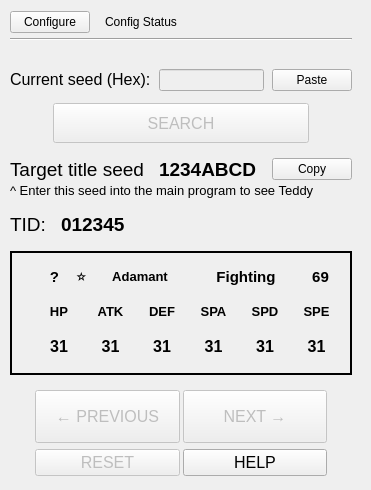
      <widget class="QWidget" name="SpeedrunTab">
       <property name="autoFillBackground">
        <bool>true</bool>
       </property>
       <attribute name="title">
        <string>Speedrun</string>
       </attribute>
       <widget class="QWidget" name="verticalLayoutWidget_2">
        <property name="geometry">
         <rect>
          <x>0</x>
          <y>0</y>
          <width>362</width>
          <height>481</height>
         </rect>
        </property>
        <layout class="QVBoxLayout" name="InputLayout">
         <property name="spacing">
          <number>15</number>
         </property>
         <property name="sizeConstraint">
          <enum>QLayout::SetDefaultConstraint</enum>
         </property>
         <property name="leftMargin">
          <number>10</number>
         </property>
         <property name="topMargin">
          <number>5</number>
         </property>
         <property name="rightMargin">
          <number>10</number>
         </property>
         <property name="bottomMargin">
          <number>5</number>
         </property>
         <item>
          <layout class="QGridLayout" name="gridLayout_2">
           <property name="topMargin">
            <number>6</number>
           </property>
           <property name="verticalSpacing">
            <number>5</number>
           </property>
           <item row="0" column="0">
            <widget class="QPushButton" name="openConfigureMenu">
             <property name="sizePolicy">
              <sizepolicy hsizetype="Preferred" vsizetype="Preferred">
               <horstretch>0</horstretch>
               <verstretch>0</verstretch>
              </sizepolicy>
             </property>
             <property name="text">
              <string>Configure</string>
             </property>
            </widget>
           </item>
           <item row="0" column="2">
            <spacer name="horizontalSpacer_3">
             <property name="orientation">
              <enum>Qt::Horizontal</enum>
             </property>
             <property name="sizeHint" stdset="0">
              <size>
               <width>40</width>
               <height>20</height>
              </size>
             </property>
            </spacer>
           </item>
           <item row="1" column="0" colspan="3">
            <widget class="Line" name="line">
             <property name="sizePolicy">
              <sizepolicy hsizetype="Preferred" vsizetype="Preferred">
               <horstretch>0</horstretch>
               <verstretch>0</verstretch>
              </sizepolicy>
             </property>
             <property name="orientation">
              <enum>Qt::Horizontal</enum>
             </property>
            </widget>
           </item>
           <item row="0" column="1">
            <widget class="QLabel" name="ConfigStatusLabel">
             <property name="text">
              <string>Config Status</string>
             </property>
            </widget>
           </item>
          </layout>
         </item>
         <item>
          <layout class="QVBoxLayout" name="seedInputContainer" stretch="2,3">
           <property name="spacing">
            <number>8</number>
           </property>
           <property name="topMargin">
            <number>10</number>
           </property>
           <item>
            <layout class="QHBoxLayout" name="seedInputBar">
             <property name="topMargin">
              <number>3</number>
             </property>
             <property name="rightMargin">
              <number>0</number>
             </property>
             <property name="bottomMargin">
              <number>4</number>
             </property>
             <item>
              <widget class="QLabel" name="label_42">
               <property name="text">
                <string>&lt;html&gt;&lt;head/&gt;&lt;body&gt;&lt;p&gt;&lt;span style=&quot; font-size:12pt;&quot;&gt;Current seed (Hex):&lt;/span&gt;&lt;/p&gt;&lt;/body&gt;&lt;/html&gt;</string>
               </property>
              </widget>
             </item>
             <item>
              <widget class="QLineEdit" name="seedEntry">
               <property name="enabled">
                <bool>false</bool>
               </property>
               <property name="text">
                <string/>
               </property>
               <property name="maxLength">
                <number>8</number>
               </property>
              </widget>
             </item>
             <item>
              <widget class="QPushButton" name="butPasteInput">
               <property name="text">
                <string>Paste</string>
               </property>
              </widget>
             </item>
            </layout>
           </item>
           <item>
            <layout class="QHBoxLayout" name="searchButtonBar" stretch="1,6,1">
             <item>
              <spacer name="horizontalSpacer_2">
               <property name="orientation">
                <enum>Qt::Horizontal</enum>
               </property>
               <property name="sizeHint" stdset="0">
                <size>
                 <width>40</width>
                 <height>20</height>
                </size>
               </property>
              </spacer>
             </item>
             <item>
              <widget class="QPushButton" name="buttonSearch">
               <property name="enabled">
                <bool>false</bool>
               </property>
               <property name="sizePolicy">
                <sizepolicy hsizetype="Preferred" vsizetype="Preferred">
                 <horstretch>0</horstretch>
                 <verstretch>0</verstretch>
                </sizepolicy>
               </property>
               <property name="font">
                <font>
                 <pointsize>12</pointsize>
                </font>
               </property>
               <property name="text">
                <string>SEARCH</string>
               </property>
              </widget>
             </item>
             <item>
              <spacer name="horizontalSpacer">
               <property name="orientation">
                <enum>Qt::Horizontal</enum>
               </property>
               <property name="sizeHint" stdset="0">
                <size>
                 <width>40</width>
                 <height>20</height>
                </size>
               </property>
              </spacer>
             </item>
            </layout>
           </item>
          </layout>
         </item>
         <item>
          <layout class="QGridLayout" name="titleSeedGrid">
           <property name="verticalSpacing">
            <number>2</number>
           </property>
           <item row="0" column="0">
            <widget class="QLabel" name="label_43">
             <property name="text">
              <string>&lt;html&gt;&lt;head/&gt;&lt;body&gt;&lt;p&gt;&lt;span style=&quot; font-size:14pt;&quot;&gt;Target title seed:&lt;/span&gt;&lt;/p&gt;&lt;/body&gt;&lt;/html&gt;</string>
             </property>
            </widget>
           </item>
           <item row="0" column="1">
            <widget class="QLabel" name="labelTitleSeed">
             <property name="styleSheet">
              <string notr="true">font-weight: bold;
font-size: 14pt;
color: black;</string>
             </property>
             <property name="text">
              <string>1234ABCD</string>
             </property>
             <property name="textFormat">
              <enum>Qt::PlainText</enum>
             </property>
             <property name="textInteractionFlags">
              <set>Qt::LinksAccessibleByMouse|Qt::TextSelectableByMouse</set>
             </property>
            </widget>
           </item>
           <item row="0" column="2">
            <widget class="QPushButton" name="butCopyTitle">
             <property name="text">
              <string>Copy</string>
             </property>
            </widget>
           </item>
           <item row="1" column="0" colspan="3">
            <widget class="QLabel" name="labelTitleInfo">
             <property name="text">
              <string>&lt;html&gt;&lt;head/&gt;&lt;body&gt;&lt;p&gt;&lt;span style=&quot; font-size:10pt;&quot;&gt;^ Enter this seed into the main program to see Teddy&lt;/span&gt;&lt;/p&gt;&lt;/body&gt;&lt;/html&gt;</string>
             </property>
            </widget>
           </item>
          </layout>
         </item>
         <item>
          <layout class="QHBoxLayout" name="horizontalLayout">
           <item>
            <widget class="QLabel" name="labelTrainerNum">
             <property name="text">
              <string>&lt;html&gt;&lt;head/&gt;&lt;body&gt;&lt;p&gt;&lt;span style=&quot; font-size:14pt;&quot;&gt;TID:&lt;/span&gt;&lt;/p&gt;&lt;/body&gt;&lt;/html&gt;</string>
             </property>
            </widget>
           </item>
           <item>
            <widget class="QLabel" name="labelTid">
             <property name="styleSheet">
              <string notr="true">font-weight: bold;
font-size: 14pt;
color: black;</string>
             </property>
             <property name="text">
              <string>&lt;html&gt;&lt;head/&gt;&lt;body&gt;&lt;p&gt;012345&lt;/p&gt;&lt;/body&gt;&lt;/html&gt;</string>
             </property>
             <property name="textFormat">
              <enum>Qt::RichText</enum>
             </property>
            </widget>
           </item>
           <item>
            <spacer name="horizontalSpacer_4">
             <property name="orientation">
              <enum>Qt::Horizontal</enum>
             </property>
             <property name="sizeHint" stdset="0">
              <size>
               <width>40</width>
               <height>20</height>
              </size>
             </property>
            </spacer>
           </item>
          </layout>
         </item>
         <item>
          <widget class="QFrame" name="EeveeFrame">
           <property name="sizePolicy">
            <sizepolicy hsizetype="Fixed" vsizetype="Fixed">
             <horstretch>0</horstretch>
             <verstretch>0</verstretch>
            </sizepolicy>
           </property>
           <property name="minimumSize">
            <size>
             <width>342</width>
             <height>124</height>
            </size>
           </property>
           <property name="font">
            <font>
             <pointsize>10</pointsize>
             <bold>true</bold>
            </font>
           </property>
           <property name="frameShape">
            <enum>QFrame::Box</enum>
           </property>
           <property name="frameShadow">
            <enum>QFrame::Plain</enum>
           </property>
           <property name="lineWidth">
            <number>2</number>
           </property>
           <widget class="QWidget" name="horizontalLayoutWidget">
            <property name="geometry">
             <rect>
              <x>0</x>
              <y>0</y>
              <width>341</width>
              <height>121</height>
             </rect>
            </property>
            <layout class="QHBoxLayout" name="Outer">
             <property name="spacing">
              <number>6</number>
             </property>
             <property name="sizeConstraint">
              <enum>QLayout::SetDefaultConstraint</enum>
             </property>
             <property name="leftMargin">
              <number>9</number>
             </property>
             <property name="topMargin">
              <number>9</number>
             </property>
             <property name="rightMargin">
              <number>9</number>
             </property>
             <property name="bottomMargin">
              <number>9</number>
             </property>
             <item>
              <widget class="QLabel" name="eeveeIcon">
               <property name="sizePolicy">
                <sizepolicy hsizetype="Maximum" vsizetype="Maximum">
                 <horstretch>0</horstretch>
                 <verstretch>0</verstretch>
                </sizepolicy>
               </property>
               <property name="maximumSize">
                <size>
                 <width>102</width>
                 <height>100</height>
                </size>
               </property>
               <property name="text">
                <string/>
               </property>
               <property name="pixmap">
                <pixmap resource="res.qrc">:/new/general/133Eevee_Pokemon_XD_Gale_of_Darkness.png</pixmap>
               </property>
               <property name="scaledContents">
                <bool>true</bool>
               </property>
              </widget>
             </item>
             <item>
              <layout class="QVBoxLayout" name="RightHand">
               <property name="spacing">
                <number>0</number>
               </property>
               <item>
                <layout class="QHBoxLayout" name="Upper" stretch="4,0,10,10,4">
                 <item>
                  <widget class="QLabel" name="labelGender">
                   <property name="font">
                    <font>
                     <pointsize>11</pointsize>
                     <bold>true</bold>
                    </font>
                   </property>
                   <property name="styleSheet">
                    <string notr="true">color: black;
font-weight: bold;</string>
                   </property>
                   <property name="text">
                    <string>&lt;html&gt;&lt;head/&gt;&lt;body&gt;&lt;p&gt;?&lt;/p&gt;&lt;/body&gt;&lt;/html&gt;</string>
                   </property>
                   <property name="alignment">
                    <set>Qt::AlignCenter</set>
                   </property>
                  </widget>
                 </item>
                 <item>
                  <widget class="QLabel" name="labelShiny">
                   <property name="enabled">
                    <bool>true</bool>
                   </property>
                   <property name="font">
                    <font>
                     <pointsize>11</pointsize>
                     <bold>true</bold>
                    </font>
                   </property>
                   <property name="text">
                    <string>&lt;html&gt;&lt;head/&gt;&lt;body&gt;&lt;p&gt;⭐&lt;/p&gt;&lt;/body&gt;&lt;/html&gt;</string>
                   </property>
                   <property name="alignment">
                    <set>Qt::AlignCenter</set>
                   </property>
                  </widget>
                 </item>
                 <item>
                  <widget class="QLabel" name="labelNature">
                   <property name="font">
                    <font>
                     <pointsize>10</pointsize>
                     <bold>true</bold>
                    </font>
                   </property>
                   <property name="styleSheet">
                    <string notr="true">color: black;
font-weight: bold;</string>
                   </property>
                   <property name="text">
                    <string>&lt;html&gt;&lt;head/&gt;&lt;body&gt;&lt;p&gt;Adamant&lt;/p&gt;&lt;/body&gt;&lt;/html&gt;</string>
                   </property>
                   <property name="alignment">
                    <set>Qt::AlignCenter</set>
                   </property>
                  </widget>
                 </item>
                 <item>
                  <widget class="QLabel" name="labelHPT">
                   <property name="font">
                    <font>
                     <pointsize>11</pointsize>
                     <bold>true</bold>
                    </font>
                   </property>
                   <property name="styleSheet">
                    <string notr="true">color: black;
font-weight: bold;</string>
                   </property>
                   <property name="text">
                    <string>&lt;html&gt;&lt;head/&gt;&lt;body&gt;&lt;p&gt;Fighting&lt;/p&gt;&lt;/body&gt;&lt;/html&gt;</string>
                   </property>
                   <property name="alignment">
                    <set>Qt::AlignCenter</set>
                   </property>
                  </widget>
                 </item>
                 <item>
                  <widget class="QLabel" name="labelHPP">
                   <property name="font">
                    <font>
                     <pointsize>11</pointsize>
                     <bold>true</bold>
                    </font>
                   </property>
                   <property name="styleSheet">
                    <string notr="true">color: black;
font-weight: bold;</string>
                   </property>
                   <property name="text">
                    <string>&lt;html&gt;&lt;head/&gt;&lt;body&gt;&lt;p&gt;69&lt;/p&gt;&lt;/body&gt;&lt;/html&gt;</string>
                   </property>
                   <property name="alignment">
                    <set>Qt::AlignCenter</set>
                   </property>
                  </widget>
                 </item>
                </layout>
               </item>
               <item>
                <layout class="QHBoxLayout" name="Middle">
                 <item>
                  <widget class="QLabel" name="label_10">
                   <property name="font">
                    <font>
                     <pointsize>10</pointsize>
                     <bold>true</bold>
                    </font>
                   </property>
                   <property name="styleSheet">
                    <string notr="true">color: black;
font-weight: bold;</string>
                   </property>
                   <property name="text">
                    <string>HP</string>
                   </property>
                   <property name="alignment">
                    <set>Qt::AlignCenter</set>
                   </property>
                  </widget>
                 </item>
                 <item>
                  <widget class="QLabel" name="label_8">
                   <property name="font">
                    <font>
                     <pointsize>10</pointsize>
                     <bold>true</bold>
                    </font>
                   </property>
                   <property name="styleSheet">
                    <string notr="true">color: black;
font-weight: bold;</string>
                   </property>
                   <property name="text">
                    <string>ATK</string>
                   </property>
                   <property name="alignment">
                    <set>Qt::AlignCenter</set>
                   </property>
                  </widget>
                 </item>
                 <item>
                  <widget class="QLabel" name="label_9">
                   <property name="font">
                    <font>
                     <pointsize>10</pointsize>
                     <bold>true</bold>
                    </font>
                   </property>
                   <property name="styleSheet">
                    <string notr="true">color: black;
font-weight: bold;</string>
                   </property>
                   <property name="text">
                    <string>DEF</string>
                   </property>
                   <property name="alignment">
                    <set>Qt::AlignCenter</set>
                   </property>
                  </widget>
                 </item>
                 <item>
                  <widget class="QLabel" name="label_11">
                   <property name="font">
                    <font>
                     <pointsize>10</pointsize>
                     <bold>true</bold>
                    </font>
                   </property>
                   <property name="styleSheet">
                    <string notr="true">color: black;
font-weight: bold;</string>
                   </property>
                   <property name="text">
                    <string>SPA</string>
                   </property>
                   <property name="alignment">
                    <set>Qt::AlignCenter</set>
                   </property>
                  </widget>
                 </item>
                 <item>
                  <widget class="QLabel" name="label_12">
                   <property name="font">
                    <font>
                     <pointsize>10</pointsize>
                     <bold>true</bold>
                    </font>
                   </property>
                   <property name="styleSheet">
                    <string notr="true">color: black;
font-weight: bold;</string>
                   </property>
                   <property name="text">
                    <string>SPD</string>
                   </property>
                   <property name="alignment">
                    <set>Qt::AlignCenter</set>
                   </property>
                  </widget>
                 </item>
                 <item>
                  <widget class="QLabel" name="label_13">
                   <property name="font">
                    <font>
                     <pointsize>10</pointsize>
                     <bold>true</bold>
                    </font>
                   </property>
                   <property name="styleSheet">
                    <string notr="true">color: black;
font-weight: bold;</string>
                   </property>
                   <property name="text">
                    <string>SPE</string>
                   </property>
                   <property name="alignment">
                    <set>Qt::AlignCenter</set>
                   </property>
                  </widget>
                 </item>
                </layout>
               </item>
               <item>
                <layout class="QHBoxLayout" name="Lower">
                 <item>
                  <widget class="QLabel" name="labelHPIV">
                   <property name="font">
                    <font>
                     <pointsize>12</pointsize>
                     <bold>true</bold>
                    </font>
                   </property>
                   <property name="styleSheet">
                    <string notr="true">color: black;
font-weight: bold;</string>
                   </property>
                   <property name="text">
                    <string>31</string>
                   </property>
                   <property name="alignment">
                    <set>Qt::AlignCenter</set>
                   </property>
                  </widget>
                 </item>
                 <item>
                  <widget class="QLabel" name="labelATKIV">
                   <property name="font">
                    <font>
                     <pointsize>12</pointsize>
                     <bold>true</bold>
                    </font>
                   </property>
                   <property name="autoFillBackground">
                    <bool>false</bool>
                   </property>
                   <property name="styleSheet">
                    <string notr="true">color: black;
font-weight: bold;</string>
                   </property>
                   <property name="text">
                    <string>31</string>
                   </property>
                   <property name="alignment">
                    <set>Qt::AlignCenter</set>
                   </property>
                  </widget>
                 </item>
                 <item>
                  <widget class="QLabel" name="labelDEFIV">
                   <property name="font">
                    <font>
                     <pointsize>12</pointsize>
                     <bold>true</bold>
                    </font>
                   </property>
                   <property name="styleSheet">
                    <string notr="true">color: black;
font-weight: bold;</string>
                   </property>
                   <property name="text">
                    <string>31</string>
                   </property>
                   <property name="alignment">
                    <set>Qt::AlignCenter</set>
                   </property>
                  </widget>
                 </item>
                 <item>
                  <widget class="QLabel" name="labelSpAIV">
                   <property name="font">
                    <font>
                     <pointsize>12</pointsize>
                     <bold>true</bold>
                    </font>
                   </property>
                   <property name="styleSheet">
                    <string notr="true">color: black;
font-weight: bold;</string>
                   </property>
                   <property name="text">
                    <string>31</string>
                   </property>
                   <property name="alignment">
                    <set>Qt::AlignCenter</set>
                   </property>
                  </widget>
                 </item>
                 <item>
                  <widget class="QLabel" name="labelSpDIV">
                   <property name="font">
                    <font>
                     <pointsize>12</pointsize>
                     <bold>true</bold>
                    </font>
                   </property>
                   <property name="styleSheet">
                    <string notr="true">color: black;
font-weight: bold;</string>
                   </property>
                   <property name="text">
                    <string>31</string>
                   </property>
                   <property name="alignment">
                    <set>Qt::AlignCenter</set>
                   </property>
                  </widget>
                 </item>
                 <item>
                  <widget class="QLabel" name="labelSPEIV">
                   <property name="font">
                    <font>
                     <pointsize>12</pointsize>
                     <bold>true</bold>
                    </font>
                   </property>
                   <property name="styleSheet">
                    <string notr="true">color: black;
font-weight: bold;</string>
                   </property>
                   <property name="text">
                    <string>31</string>
                   </property>
                   <property name="alignment">
                    <set>Qt::AlignCenter</set>
                   </property>
                  </widget>
                 </item>
                </layout>
               </item>
              </layout>
             </item>
            </layout>
           </widget>
          </widget>
         </item>
         <item>
          <layout class="QGridLayout" name="navigationGrid" rowstretch="3,0" columnstretch="0,0">
           <property name="leftMargin">
            <number>25</number>
           </property>
           <property name="topMargin">
            <number>0</number>
           </property>
           <property name="rightMargin">
            <number>25</number>
           </property>
           <property name="horizontalSpacing">
            <number>3</number>
           </property>
           <property name="verticalSpacing">
            <number>6</number>
           </property>
           <item row="0" column="1">
            <widget class="QPushButton" name="buttonNext">
             <property name="enabled">
              <bool>false</bool>
             </property>
             <property name="sizePolicy">
              <sizepolicy hsizetype="Preferred" vsizetype="Preferred">
               <horstretch>0</horstretch>
               <verstretch>0</verstretch>
              </sizepolicy>
             </property>
             <property name="font">
              <font>
               <pointsize>12</pointsize>
              </font>
             </property>
             <property name="text">
              <string>NEXT →</string>
             </property>
            </widget>
           </item>
           <item row="1" column="0">
            <widget class="QPushButton" name="buttonReset">
             <property name="enabled">
              <bool>false</bool>
             </property>
             <property name="sizePolicy">
              <sizepolicy hsizetype="Preferred" vsizetype="Preferred">
               <horstretch>0</horstretch>
               <verstretch>0</verstretch>
              </sizepolicy>
             </property>
             <property name="font">
              <font>
               <pointsize>12</pointsize>
              </font>
             </property>
             <property name="text">
              <string>RESET</string>
             </property>
            </widget>
           </item>
           <item row="1" column="1">
            <widget class="QPushButton" name="buttonHelp">
             <property name="sizePolicy">
              <sizepolicy hsizetype="Preferred" vsizetype="Preferred">
               <horstretch>0</horstretch>
               <verstretch>0</verstretch>
              </sizepolicy>
             </property>
             <property name="font">
              <font>
               <pointsize>12</pointsize>
              </font>
             </property>
             <property name="text">
              <string>HELP</string>
             </property>
            </widget>
           </item>
           <item row="0" column="0">
            <widget class="QPushButton" name="buttonPrevious">
             <property name="enabled">
              <bool>false</bool>
             </property>
             <property name="sizePolicy">
              <sizepolicy hsizetype="Preferred" vsizetype="Preferred">
               <horstretch>0</horstretch>
               <verstretch>0</verstretch>
              </sizepolicy>
             </property>
             <property name="font">
              <font>
               <pointsize>12</pointsize>
              </font>
             </property>
             <property name="text">
              <string>← PREVIOUS</string>
             </property>
             <property name="checkable">
              <bool>false</bool>
             </property>
             <property name="checked">
              <bool>false</bool>
             </property>
             <property name="default">
              <bool>false</bool>
             </property>
             <property name="flat">
              <bool>false</bool>
             </property>
            </widget>
           </item>
          </layout>
         </item>
        </layout>
       </widget>
      </widget>
